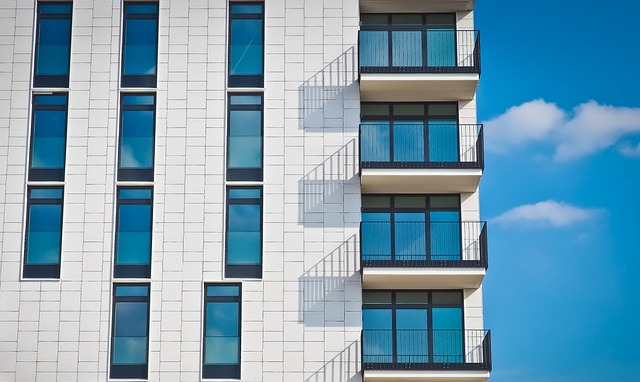
#> input picture Dataset_OpenCvDl_Hw1/Q3_image/building.jpg, 640 x 382 px
$ python combine_threshold.py
#> lines starting #> are read from the running program, lines starting #| are printed output that depends on the picture; after the words box and inside, x2 and y2 are one past the last pixel; in counts of white or black regions, pixels touching at a corner belong together
### sobelX.py
# 好教學
# https://youtu.be/uihBwtPIBxM?si=4RtzmQ3D7l6s8OZW

import cv2
import numpy as np

def sobel_X(img_path):

    # load the image
    img = cv2.imread(img_path)
#> img is the input picture: shape (382, 640, 3); mean B, G, R 177.3, 157.3, 118.9
    if img is None:
        print("Error: Image not found")
        exit(0)

    # convert the image to grayscale
    gray_image = cv2.cvtColor(img, cv2.COLOR_BGR2GRAY)
    # smooth the image using GaussianBlur
    blur_image = cv2.GaussianBlur(gray_image, (3, 3), 1)

    # define a kernel for the x-axis
    kernal_x = np.array([[-1, 0, 1],
                         [-2, 0, 2],
                         [-1, 0, 1]])

    # 因為要處理邊邊，而我們的kernel是3x3，所以要對原圖做 padding 1
    # 這樣才不會讓原圖縮小
    # padding
    padded_img = np.pad(blur_image, pad_width=1, mode='constant', constant_values=0)
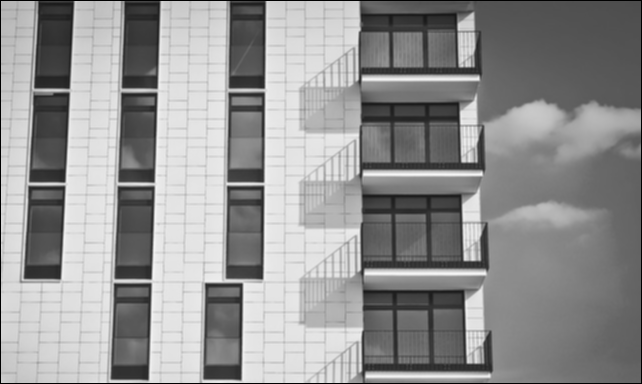
#> padded_img: shape (384, 642); min 0, max 246, mean 146.9

    # Perform Convolution Manually
    # initialize the output image
    # 這邊我們要先將圖片的大小設定好
    # type 要設定成 float64, 因為等等要做除法, 這樣可以先確保精確度
    # 最後再轉回 uint8
    sobel_x_output = np.zeros_like(gray_image, dtype=np.float64)

    # loop over the image to apply the Sobel filter
    for i in range(img.shape[0]): # height
        for j in range(img.shape[1]): # width
            # apply the kernel to the image
            sobel_x_output[i, j] = np.sum(padded_img[i:i+3, j:j+3] * kernal_x)
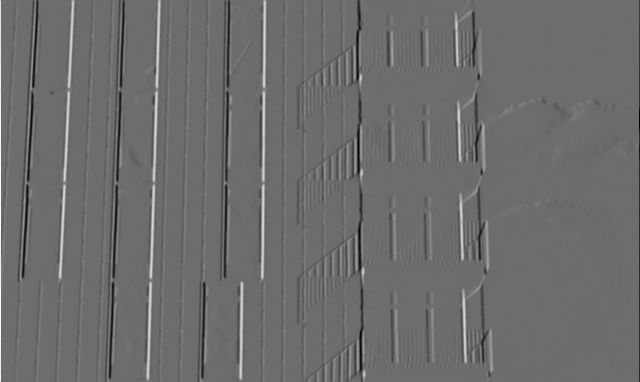
#> sobel_x_output: shape (382, 640) float64; min -656, max 877, mean -0.6; drawn with min black and max white

    # normalize the values
    # 應該有蠻多種方法可以 normalize
    # 如果不 abs 可以保留方向
    # 第一種方法 -> abs the values | normalize to 0-255 | convert to uint8
    normalized_output1 = np.abs(sobel_x_output) / np.max(sobel_x_output) * 255

    # 第二種方法，最接近投影片
    # abs the values | change outlier to bound | convert to uint8
    normalized_output2 = np.clip(np.abs(sobel_x_output), 0, 255)
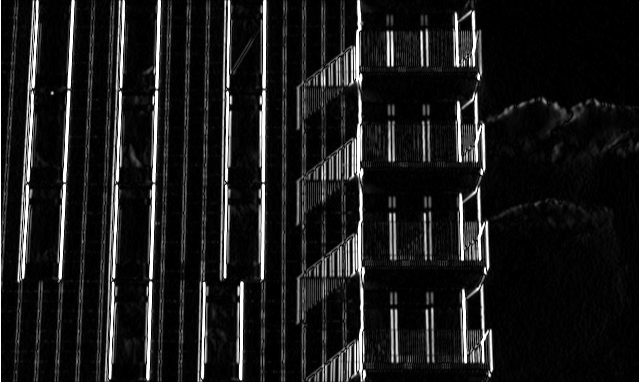
#> normalized_output2: shape (382, 640) float64; min 0, max 255, mean 27

    # 第三種方法（保留方向）
    # Scale Sobel output to range [0, 255] for display
    sobel_x_min = sobel_x_output.min()
#> sobel_x_min = -656
    sobel_x_max = sobel_x_output.max()
#> sobel_x_max = 877
    # Normalize to 0-255 range
    normalized_output3 = ((sobel_x_output - sobel_x_min) / (sobel_x_max - sobel_x_min) * 255)

    # [5 lines of commented-out code are left out]

    return sobel_x_output, normalized_output2

sobel_X("./Dataset_OpenCvDl_Hw1/Q3_image/building.jpg")

### sobelY.py
# 好教學
# https://youtu.be/uihBwtPIBxM?si=4RtzmQ3D7l6s8OZW

import cv2
import numpy as np

def sobel_Y(img_path):

    # load the image
    img = cv2.imread(img_path)
    if img is None:
        print("Error: Image not found")
        exit(0)

    # convert the image to grayscale
    gray_image = cv2.cvtColor(img, cv2.COLOR_BGR2GRAY)
    # smooth the image using GaussianBlur
    blur_image = cv2.GaussianBlur(gray_image, (3, 3), 1)

    # define a kernel for the y-ayis
    kernal_y = np.array([[-1, -2, -1],
                         [0, 0, 0],
                         [1, 2, 1]])

    # 因為要處理邊邊，而我們的kernel是3y3，所以要對原圖做 padding 1
    # 這樣才不會讓原圖縮小
    # padding
    padded_img = np.pad(blur_image, pad_width=1, mode='constant', constant_values=0)

    # Perform Convolution Manually
    # initialize the output image
    # 這邊我們要先將圖片的大小設定好
    # type 要設定成 float64, 因為等等要做除法, 這樣可以先確保精確度
    # 最後再轉回 uint8
    sobel_y_output = np.zeros_like(gray_image, dtype=np.float64)

    # loop over the image to apply the Sobel filter
    for i in range(img.shape[0]): # height
        for j in range(img.shape[1]): # width
            # apply the kernel to the image
            sobel_y_output[i, j] = np.sum(padded_img[i:i+3, j:j+3] * kernal_y)
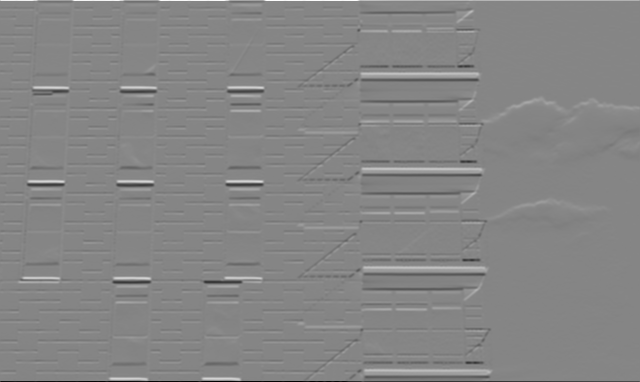
#> sobel_y_output: shape (382, 640) float64; min -930, max 847, mean 0.5; drawn with min black and max white

    # normalize the values
    # 應該有蠻多種方法可以 normalize
    # 如果不 abs 可以保留方向
    # 第一種方法 -> abs the values | normalize to 0-255 | convert to uint8
    normalized_output1 = np.abs(sobel_y_output) / np.max(sobel_y_output) * 255

    # 第二種方法，最接近投影片
    # abs the values | change outlier to bound | convert to uint8
    normalized_output2 = np.clip(np.abs(sobel_y_output), 0, 255)
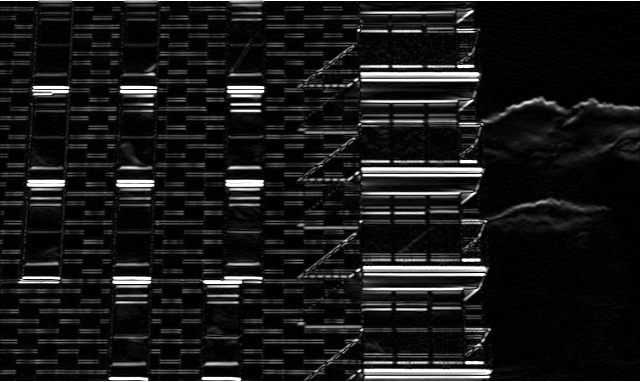
#> normalized_output2: shape (382, 640) float64; min 0, max 255, mean 25.9

    # 第三種方法（保留方向）
    # Scale Sobel output to range [0, 255] for display
    sobel_y_min = sobel_y_output.min()
#> sobel_y_min = -930
    sobel_y_max = sobel_y_output.max()
#> sobel_y_max = 847
    # Normalize to 0-255 range
    normalized_output3 = ((sobel_y_output - sobel_y_min) / (sobel_y_max - sobel_y_min) * 255)

    # [5 lines of commented-out code are left out]

    return sobel_y_output, normalized_output2

sobel_Y("./Dataset_OpenCvDl_Hw1/Q3_image/building.jpg")

### combine_threshold.py
# 好教學
# https://youtu.be/uihBwtPIBxM?si=4RtzmQ3D7l6s8OZW

from sobelX import sobel_X
from sobelY import sobel_Y
import cv2
import numpy as np

def combine_threshold(img_path):

    _, X = sobel_X(img_path)
    _, Y = sobel_Y(img_path)

    # combine the two images
    magnitude = np.sqrt(X**2 + Y**2)

    # normalize the values
    normalized_output = cv2.normalize(magnitude, None, 0, 255, cv2.NORM_MINMAX)

    # threshold the image
    # threshold = 128
    _, result = cv2.threshold(normalized_output, 128, 255, cv2.THRESH_BINARY)
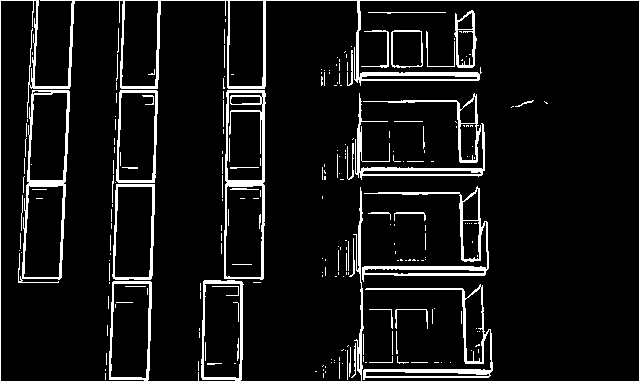
#> result: shape (382, 640) float64; 8.2% white; 241 white regions (187 under 20 px), largest, box (x1, y1, x2, y2) and area: (0, 0, 640, 382) 7065, (224, 90, 266, 280) 1661, (362, 186, 489, 282) 1619
    # threshold = 28
    _, result2 = cv2.threshold(normalized_output, 28, 255, cv2.THRESH_BINARY)
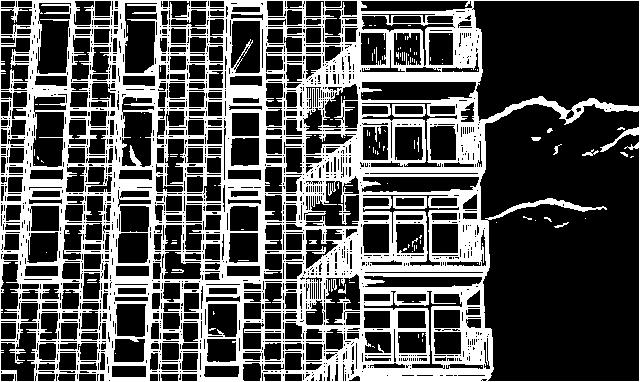
#> result2: shape (382, 640) float64; 33.4% white; 117 white regions (104 under 20 px), largest, box (x1, y1, x2, y2) and area: (0, 0, 640, 382) 80343, (393, 196, 427, 209) 216, (392, 104, 426, 117) 206

    # save the output image
    cv2.imwrite("combined.jpg", normalized_output)
    cv2.imwrite("128threshold.jpg", result)
    cv2.imwrite("28threshold.jpg", result2)

combine_threshold('Dataset_OpenCvDl_Hw1/Q3_image/building.jpg')
